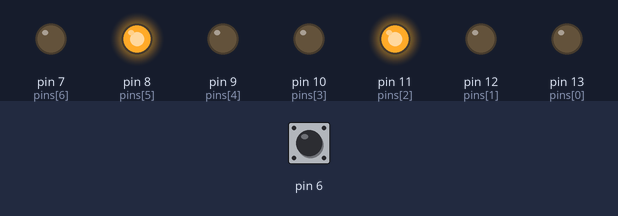
Recording of a sketch running on a simulated Arduino Uno, built with avr-gcc and run on an emulated ATmega328P. On the bench: output pins drawn as LEDs (lit = HIGH). Inputs (shaded band) come from the test bench; at power-on: pin 6 HIGH.

Above: at 2.8 s.
2.9 s: pin 6 pulled LOW for 1.2 s
At 3.3 s:
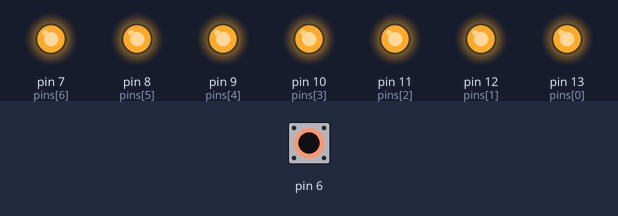
At 5.8 s:
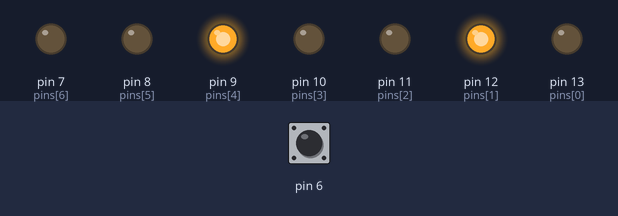
8.2 s: pin 6 pulled LOW for 3.2 s
At 12.5 s:
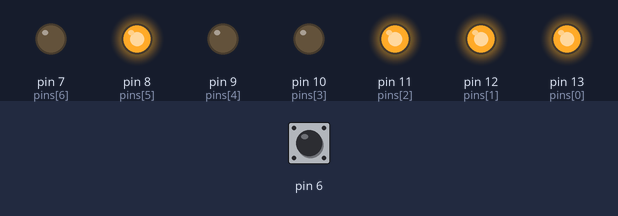
Timing chart, 0 to 33.8 s (numbered marks = the images above; inputs shaded):
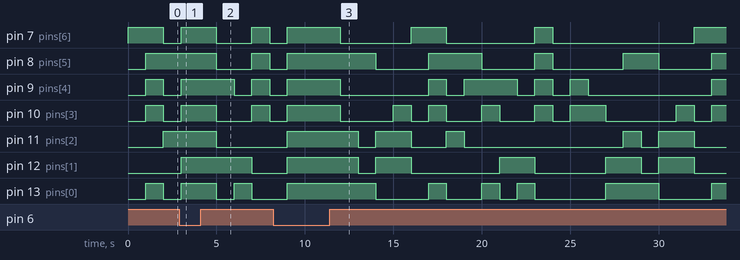

Measured:
- after the input at 2.9 s, pin 11 (pins[2]): HIGH → LOW after 2.1 s instead of 0.10 s

The sketch:

start_simulating1__1_.ino
```cpp
byte btn;
byte pins[7]={13,12,11,10,9,8,7};
byte show[16][7]={
  {0, 0, 0, 0, 0, 0, 1},
  {1, 0, 0, 1, 1, 1, 1},
  {0, 0, 1, 0, 0, 1, 0},
  {0, 0, 0, 0, 1, 1, 0},
  {1, 0, 0, 1, 1, 0, 0},
  {0, 1, 0, 0, 1, 0, 0},
  {1, 1, 0, 0, 0, 0, 0},
  {0, 0, 0, 1, 1, 1, 1},
  {0, 0, 0, 0, 0, 0, 0},
  {0, 0, 0, 1, 1, 0, 0},
  {0, 0, 0, 1, 0, 0, 0},
  {1, 1, 0, 0, 0, 0, 0},
  {1, 1, 1, 0, 0, 1, 0},
  {1, 0, 0, 0, 0, 1, 0},
  {0, 1, 1, 0, 0, 0, 0},
  {0, 1, 1, 1, 0, 0, 0},
};

void setup()
{
  pinMode(6, INPUT_PULLUP);
  for (byte i = 0; i < 7; ++i) {
   pinMode(pins[i], OUTPUT);
  }
}

void loop()
{

  for(byte i = 0; i < 16; i++){
     btn = digitalRead(6);
    if(btn==HIGH){
           for(byte j = 0; j < 7; j++){
          digitalWrite(pins[j], show[i][j]);
    }
    }
    else{
             for(byte j = 0; j < 7; j++){
          digitalWrite(pins[j], 1);
    }
    }
    delay(1000);
  }
}
```
